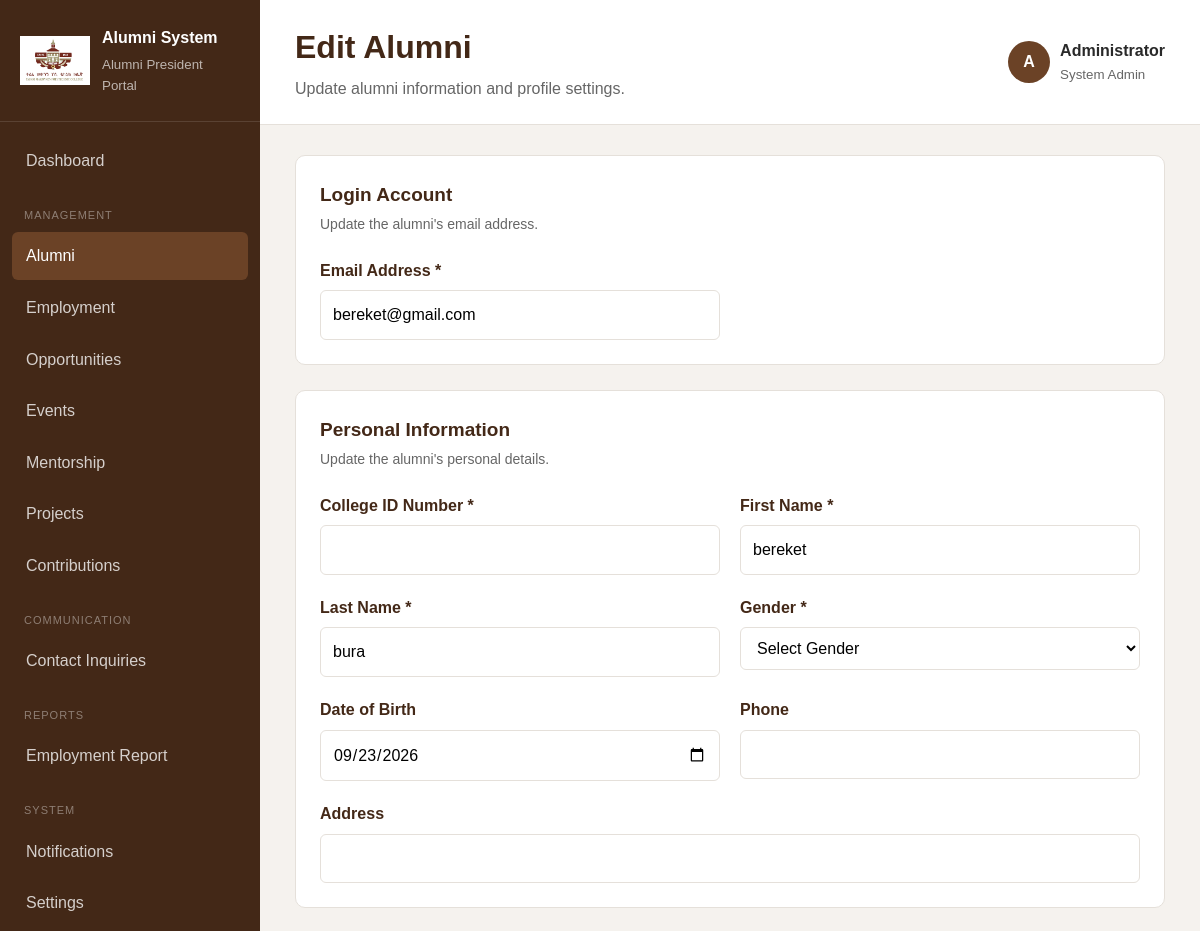
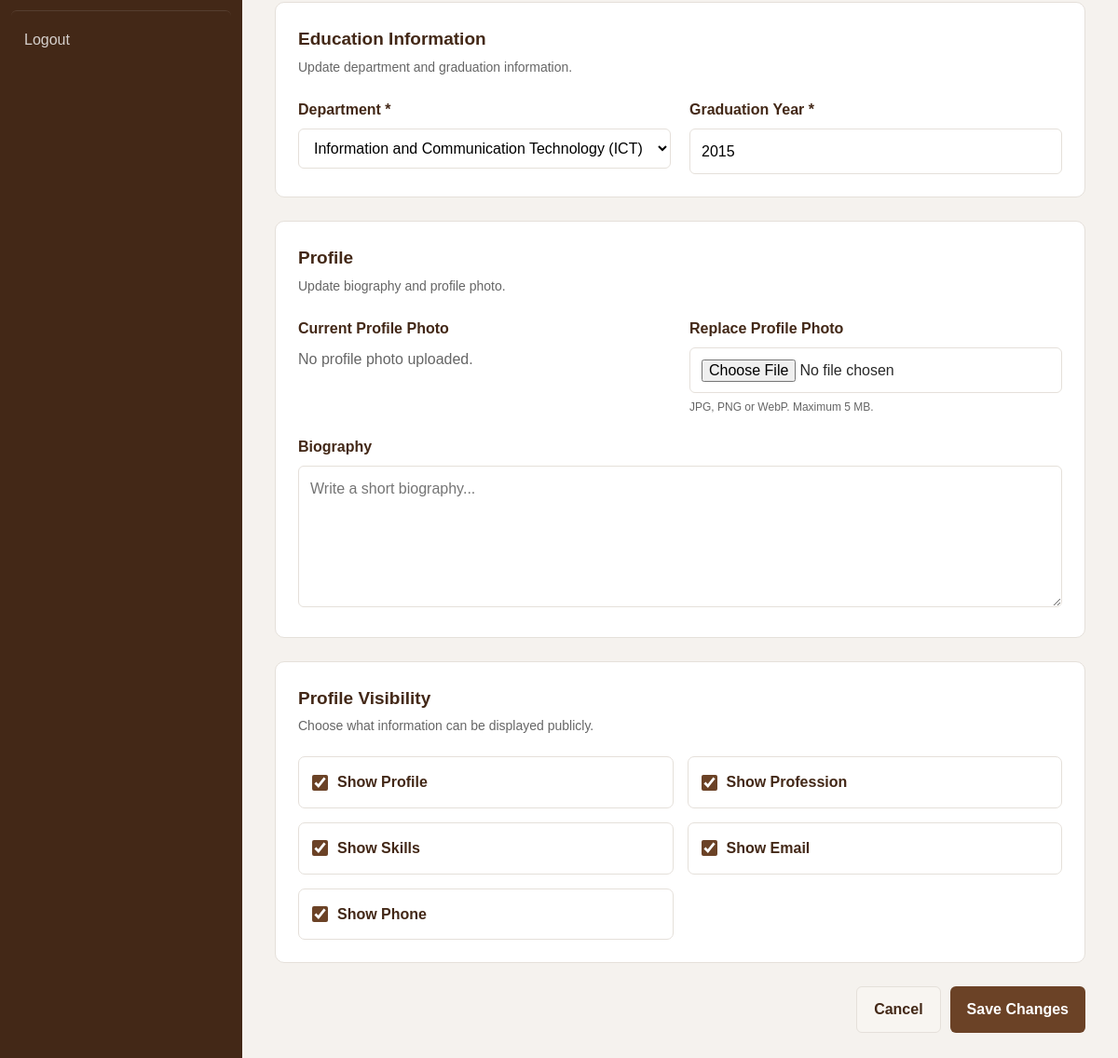
The app's page /admin/alumni/edit.php?id=20 (signed in) with its own data (2 pictures, top to bottom).
### tables this page shows
CREATE TABLE `alumni` (
  `alumni_id` int(10) UNSIGNED NOT NULL,
  `user_id` int(10) UNSIGNED NOT NULL,
  `department_id` int(10) UNSIGNED NOT NULL,
  `section_id` int(10) UNSIGNED DEFAULT NULL,
  `specialization_id` int(10) UNSIGNED DEFAULT NULL,
  `level` tinyint(3) UNSIGNED DEFAULT NULL,
  `college_id_number` varchar(100) DEFAULT NULL,
  `first_name` varchar(100) NOT NULL,
  `last_name` varchar(100) NOT NULL,
  `gender` enum('male','female','other') DEFAULT NULL,
  `date_of_birth` date DEFAULT NULL,
  `phone` varchar(30) DEFAULT NULL,
  `address` text DEFAULT NULL,
  `graduation_year` year(4) NOT NULL,
  `bio` text DEFAULT NULL,
  `profile_photo` varchar(255) DEFAULT NULL,
  `show_profile` tinyint(1) NOT NULL DEFAULT 1,
  `show_profession` tinyint(1) NOT NULL DEFAULT 1,
  `show_skills` tinyint(1) NOT NULL DEFAULT 1,
  `show_email` tinyint(1) NOT NULL DEFAULT 0,
  `show_phone` tinyint(1) NOT NULL DEFAULT 0,
  `created_at` timestamp NOT NULL DEFAULT current_timestamp(),
  `updated_at` timestamp NOT NULL DEFAULT current_timestamp() ON UPDATE current_timestamp()
);

CREATE TABLE `users` (
  `user_id` int(10) UNSIGNED NOT NULL,
  `email` varchar(150) NOT NULL,
  `password_hash` varchar(255) NOT NULL,
  `role` enum('admin','alumni','registrar','student_rep','system_admin') NOT NULL,
  `account_status` enum('active','inactive','suspended') NOT NULL DEFAULT 'active',
  `must_change_password` tinyint(1) NOT NULL DEFAULT 0,
  `created_at` timestamp NOT NULL DEFAULT current_timestamp(),
  `updated_at` timestamp NOT NULL DEFAULT current_timestamp() ON UPDATE current_timestamp(),
  `failed_login_attempts` int(11) NOT NULL DEFAULT 0,
  `locked_until` datetime DEFAULT NULL
);

CREATE TABLE `departments` (
  `department_id` int(10) UNSIGNED NOT NULL,
  `department_name` varchar(150) NOT NULL,
  `description` text DEFAULT NULL,
  `status` enum('active','inactive') NOT NULL DEFAULT 'active',
  `created_at` timestamp NOT NULL DEFAULT current_timestamp()
);

### admin/alumni/edit.php (the view, shortened to what the rows shown need)
<?php
require_once "../../config/database.php";
require_once "../../includes/functions.php";
$alumniId = isset($_GET["id"]) ? (int) $_GET["id"] : 0;
$stmt = $conn->prepare(
    "SELECT
        a.*,
        u.email
     FROM alumni a
     LEFT JOIN users u
        ON a.user_id = u.user_id
     WHERE a.alumni_id = ?
     LIMIT 1"
);
$stmt->bind_param("i", $alumniId);
$stmt->execute();
$result = $stmt->get_result();
$alumni = $result->fetch_assoc();
$email = $alumni["email"] ?? "";
$firstName = $alumni["first_name"] ?? "";
$lastName = $alumni["last_name"] ?? "";
$dateOfBirth = $alumni["date_of_birth"] ?? "";
$departmentId = $alumni["department_id"] ?? "";
$graduationYear = $alumni["graduation_year"] ?? "";
$showProfile = (int) ($alumni["show_profile"] ?? 1);
$showProfession = (int) ($alumni["show_profession"] ?? 1);
$showSkills = (int) ($alumni["show_skills"] ?? 1);
$showEmail = (int) ($alumni["show_email"] ?? 1);
$showPhone = (int) ($alumni["show_phone"] ?? 1);
$departments = [];
$departmentResult = $conn->query(
    "SELECT department_id, department_name
     FROM departments
     ORDER BY department_name ASC"
);
if ($departmentResult) {
    while ($row = $departmentResult->fetch_assoc()) {
        $departments[] = $row;
    }
}
?>
<!DOCTYPE html>
<html lang="en">
<head>
    <link rel="stylesheet"
          href="../../assets/css/style.css">
</head>
<body class="admin-body">
<div class="admin-layout">
    <main class="admin-main">
        <header class="admin-topbar">
             <div>
                <h1>Edit Alumni</h1>
            </div>
        </header>
        <section class="dashboard-content">
            <form
                method="POST"
                enctype="multipart/form-data"
                class="alumni-form"
            >
                <div class="dashboard-panel">
                    <div class="panel-header">
                        <div>
                            <h2>Login Account</h2>
                        </div>
                    </div>
                    <div class="form-grid">
                        <div class="form-field">
                            <label for="email">
                                Email Address *
                            </label>
                            <input
                                type="email"
                                id="email"
                                name="email"
                                value="<?= e($email) ?>"
                                required
                            >
                        </div>
                    </div>
                </div>
                <div class="dashboard-panel">
                    <div class="panel-header">
                        <div>
                            <h2>Personal Information</h2>
                        </div>
                    </div>
                    <div class="form-grid">
                        <div class="form-field">
                            <label for="first_name">
                                First Name *
                            </label>
                            <input
                                type="text"
                                id="first_name"
                                name="first_name"
                                value="<?= e($firstName) ?>"
                                required
                            >
                        </div>
                        <div class="form-field">
                            <label for="last_name">
                                Last Name *
                            </label>
                             <input
                                type="text"
                                id="last_name"
                                name="last_name"
                                value="<?= e($lastName) ?>"
                                required
                            >
                        </div>
                        <div class="form-field">
                            <label for="date_of_birth">
                                Date of Birth
                            </label>
                            <input
                                type="date"
                                id="date_of_birth"
                                name="date_of_birth"
                                value="<?= e($dateOfBirth) ?>"
                            >
                        </div>
                    </div>
                </div>
                <div class="dashboard-panel">
                    <div class="panel-header">
                        <div>
                            <h2>Education Information</h2>
                        </div>
                    </div>
                    <div class="form-grid">
                        <div class="form-field">
                            <label for="department_id">
                                Department *
                            </label>
                            <select
                                id="department_id"
                                name="department_id"
                                required
                            >
                                <?php foreach ($departments as $department): ?>
                                    <option
                                        value="<?= e($department["department_id"]) ?>"
                                        <?= $departmentId ==
                                            $department["department_id"]
                                            ? "selected"
                                            : "" ?>
                                    >
                                        <?= e($department["department_name"]) ?>
                                    </option>
                                <?php endforeach; ?>
                            </select>
                        </div>
                        <div class="form-field">
                            <label for="graduation_year">
                                Graduation Year *
                            </label>
                            <input
                                type="number"
                                id="graduation_year"
                                name="graduation_year"
                                min="1900"
                                max="2100"
                                value="<?= e($graduationYear) ?>"
                                required
                            >
                        </div>
                    </div>
                </div>
                <div class="dashboard-panel">
                    <div class="panel-header">
                        <div>
                            <h2>Profile</h2>
                        </div>
                    </div>
                </div>
                  <div class="dashboard-panel">
                    <div class="panel-header">
                        <div>
                            <h2>Profile Visibility</h2>
                        </div>
                    </div>
                    <div class="visibility-form">
                        <label class="visibility-checkbox">
                            <input
                                type="checkbox"
                                name="show_profile"
                                <?= $showProfile ? "checked" : "" ?>
                            >
                            <span>
                                Show Profile
                            </span>
                        </label>
                        <label class="visibility-checkbox">
                            <input
                                type="checkbox"
                                name="show_profession"
                                <?= $showProfession ? "checked" : "" ?>
                            >
                            <span>
                                Show Profession
                            </span>
                        </label>
                        <label class="visibility-checkbox">
                            <input
                                type="checkbox"
                                name="show_skills"
                                <?= $showSkills ? "checked" : "" ?>
                            >
                            <span>
                                Show Skills
                            </span>
                        </label>
                        <label class="visibility-checkbox">
                            <input
                                type="checkbox"
                                name="show_email"
                                <?= $showEmail ? "checked" : "" ?>
                            >
                            <span>
                                Show Email
                            </span>
                        </label>
                        <label class="visibility-checkbox">
                            <input
                                type="checkbox"
                                name="show_phone"
                                <?= $showPhone ? "checked" : "" ?>
                            >
                            <span>
                                Show Phone
                            </span>
                        </label>
                    </div>
                </div>
            </form>
        </section>
    </main>
</div>
</body>
</html>

### records on screen
alumni: email "bereket@gmail.com", first_name "bereket", last_name "bura", date_of_birth "09/23/2026", department_id "Information and Communication Technology (ICT)", graduation_year "2015", show_profile "☑", show_profession "☑", show_skills "☑", show_email "☑", show_phone "☑"
